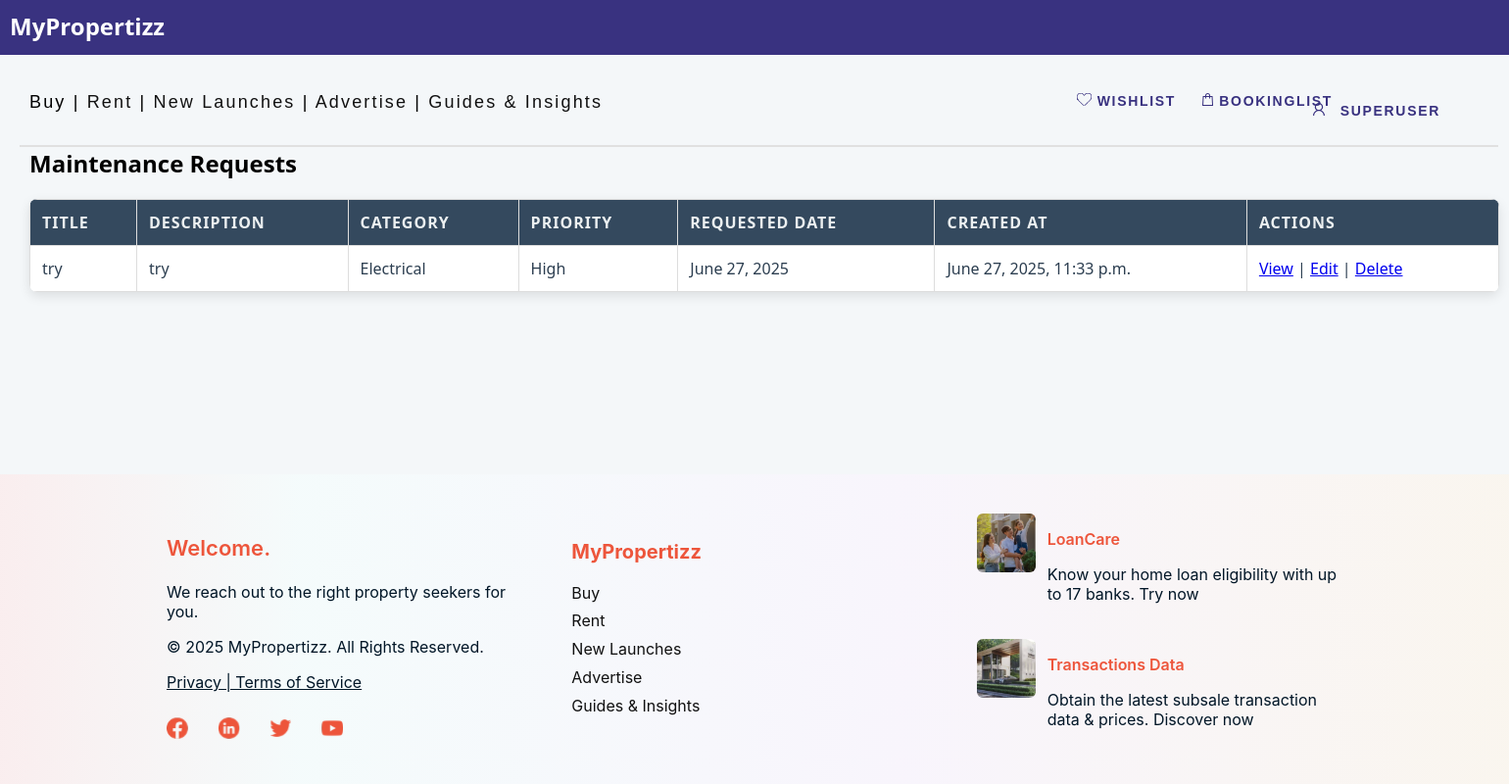
Page /maintenance/requests/ (signed in) on the committed database.
### maintenance/models.py (models this page shows, shortened)
class MaintenanceRequest(models.Model):
    CATEGORY_CHOICES = [
        ('Electrical', 'Electrical'),
        ('Plumbing', 'Plumbing'),
        ('HVAC', 'HVAC'),
        ('General Maintenance', 'General Maintenance'),
    ]
    PRIORITY_CHOICES = [
        ('High', 'High'),
        ('Medium', 'Medium'),
        ('Low', 'Low'),
    ]
    title = models.CharField(max_length=100)
    description = models.TextField()
    category = models.CharField(max_length=50, choices=CATEGORY_CHOICES)
    priority = models.CharField(max_length=50, choices=PRIORITY_CHOICES)
    requested_date = models.DateField()
    attachment = models.FileField(upload_to='maintenance_attachments/', null=True, blank=True)
    created_by = models.ForeignKey(User, on_delete=models.CASCADE)
    created_at = models.DateTimeField(auto_now_add=True)  # Only use auto_now_add

### maintenance/views.py (the view)
# urls.py: path('requests/', views.view_requests, name='view_requests'),
def view_requests(request):
    requests = MaintenanceRequest.objects.all().order_by('-created_at')
    return render(request, 'maintenance/view_requests.html', {'requests': requests})

### maintenance/maintenance/templates/maintenance/view_requests.html (shortened to what this page needs)
{% load static %}
<!DOCTYPE html>
<html lang="en">
<head>
    <link rel="stylesheet" href="{% static 'css/style.css' %}">
    <link rel="stylesheet" href="{% static 'main/style.css' %}">
</head>
<body>
    {% include 'header.html' %}
<div class="layout-wrapper">
    <main class="layout-content">
    <div class="container">
    <h2>Maintenance Requests</h2>
    <table>
        <thead>
            <tr>
                <th>Title</th>
                <th>Description</th>
                <th>Category</th>
                <th>Priority</th>
                <th>Requested Date</th>
                <th>Created At</th>
                <th>Actions</th>
            </tr>
        </thead>
        <tbody>
            {% for request in requests %}
                <tr>
                    <td>{{ request.title }}</td>
                    <td>{{ request.description }}</td>
                    <td>{{ request.category }}</td>
                    <td>{{ request.priority }}</td>
                    <td>{{ request.requested_date }}</td>
                    <td>{{ request.created_at }}</td>
                    <td>
                        <a href="#">View</a> | <a href="#">Edit</a> | <a href="#">Delete</a>
                    </td>
                </tr>
            {% endfor %}
        </tbody>
    </table>
    </div>
    </main>
    {% include 'footer.html' %}
</div>
</body>
</html>

### main/templates/header.html (shortened to what this page needs)
{% load static %}
<link rel="stylesheet" href="{% static 'css/saved_property.css' %}">
<div class="frame-229">
  <div class="rectangle-645">
    <span style="color: white; font-size: 24px; font-weight: bold; margin: 10px; position: absolute;">MyPropertizz</span>
</div>
  <a href="{% url 'booking_list' %}" style="text-decoration:none">
    <div class="bookinglist">
      <img src="{% static 'images/vector1.svg' %}" alt="Booking Icon" />
      BookingList
    </div>
  </a>
  <div class="account">
    <img src="{% static 'images/vector2.svg' %}" alt="Account Icon" />
    {% if user.is_authenticated %}
      <div class="dropdown">
        <button class="dropbtn" onclick="toggleDropdown(event)">{{ user.username }}</button>
      </div>
    {% else %}
      <a href="{% url 'login' %}" style="margin-top:3px; display:inline-block;padding:6px 10px 15px 10px;">Account</a>
    {% endif %}
  </div>
  <a href="{% url 'saved_properties' %}" style="text-decoration:none">
    <div class="wishlist">
      <img src="{% static 'images/vector3.svg' %}" alt="Wishlist Icon" />
      Wishlist
    </div>
  </a>
  <div class="rectangle-7"></div>
  <div class="buy-rent-new-launches-transations-advertise-guies-insights-events">
    <span>
      <a href="{% url 'proplistpage:property-list' %}" style="text-decoration:none; color:#000000;">Buy</a>
      |
      <a href="{% url 'rentlistpage:rent-list' %}" style="text-decoration:none; color: #111111;">Rent</a>
      |
      <a href="{% url 'proplistpage:new-launches' %}" style="text-decoration:none; color: #111111;">New Launches</a>
      |
      <a href="{% url 'proplistpage:advertise' %}" style="text-decoration:none; color: #111111;">Advertise</a>
      |
      <a href="{% url 'proplistpage:guides-insights' %}" style="text-decoration:none; color: #111111;">Guides & Insights</a>
    </span>
  </div>
</div>

### proplistpage/static/css/style.css (style rules this page uses)
body { margin: 0; padding: 0; overflow-x: hidden; }
.layout-wrapper { display: flex; flex-direction: column; min-height: 100vh; }
.layout-content { flex: 1; }
.frame-229 { width: 100%; height: 235px; position: absolute; left: 0px; top: 0px; }
.rectangle-645 { background: #393280; width: 100%; height: 56px; position: absolute; }
.rectangle-7 { background: #e0e0e0; width: 98%; height: 2px; position: absolute; left: 20px; top: 130px; transform-origin: 0 0; transform: rotate(0deg) scale(1, -1); }
.account { color: #393280; text-align: left; font-family: "Inter-SemiBold", sans-serif; font-size: 14px; letter-spacing: 0.12em; font-weight: 600; text-transform: uppercase; position: absolute; right: 20px; padding-top:12px; top: 85px; }
.dropdown { position: relative; display: inline-block; }
.dropbtn { background-color: transparent; border: none; cursor: pointer; color: #393280; text-align: left; font-family: "Inter-SemiBold", sans-serif; font-size: 14px; letter-spacing: 0.12em; font-weight: 600; text-transform: uppercase; padding: 10px 10px 10px 10px; }
.wishlist { color: #393280; text-align: left; font-family: "Inter-SemiBold", sans-serif; font-size: 14px; letter-spacing: 0.12em; font-weight: 600; text-transform: uppercase; position: absolute; right: 300px; top: 85px; padding: 20px 10px 20px 10px; cursor: pointer; }
.buy-rent-new-launches-transations-advertise-guies-insights-events { text-align: left; font-family: "-", sans-serif; font-size: 18px; letter-spacing: 0.12em; font-weight: 400; position: relative; top: 90px; left: 30px; }
.account { color: #393280; text-align: left; font-family: "Inter-SemiBold", sans-serif; font-size: 14px; letter-spacing: 0.12em; font-weight: 600; text-transform: uppercase; position: absolute; padding: 10px 10px 30000px 10px; z-index: 100; right: 20px; top: 100px; cursor: pointer; }
.wishlist { color: #393280; text-align: left; font-family: "Inter-SemiBold", sans-serif; font-size: 14px; letter-spacing: 0.12em; font-weight: 600; text-transform: uppercase; position: absolute; right: 300px; top: 109px; padding: 10px 10px 10px 10px; cursor: pointer; }
.rectangle-7 { background: #e0e0e0; width: 98%; height: 2px; position: absolute; left: 20px; top: 180px; transform-origin: 0 0; transform: rotate(0deg) scale(1, -1); }
.buy-rent-new-launches-transations-advertise-guies-insights-events { text-align: left; font-family: "-", sans-serif; font-size: 18px; letter-spacing: 0.12em; font-weight: 400; position: relative; top: 94px; left: 30px; }

### main/static/main/style.css (style rules this page uses)
body { font-family: 'Segoe UI', Tahoma, Geneva, Verdana, sans-serif; background-color: #f4f7f9; margin: 0; padding: 0; }
table { width: 80%; margin: auto; border-collapse: collapse; background-color: #ffffff; box-shadow: 0 4px 12px rgba(0, 0, 0, 0.1); border-radius: 8px; overflow: hidden; }
table th { background-color: #34495e; color: #ecf0f1; padding: 12px; text-transform: uppercase; letter-spacing: 1px; }
table td { padding: 12px; text-align: center; border-bottom: 1px solid #e1e4e8; color: #2c3e50; }
.frame-229 { width: 100%; height: 235px; position: absolute; left: 0px; top: 0px; }
.rectangle-645 { background: #393280; width: 100%; height: 56px; position: absolute; }
.rectangle-7 { background: #e0e0e0; width: 98%; height: 2px; position: absolute; left: 20px; top: 150px; transform-origin: 0 0; transform: rotate(0deg) scale(1, -1); }
.account { color: #393280; text-align: left; font-family: "Inter-SemiBold", sans-serif; font-size: 14px; letter-spacing: 0.12em; font-weight: 600; text-transform: uppercase; position: absolute; right: 50px; top: 85px; padding: 10px 10px 10px 10px; z-index: 100; }
.dropdown { position: relative; display: inline-block; }
.dropbtn { background-color: transparent; border: none; cursor: pointer; color: #393280; text-align: left; font-family: "Inter-SemiBold", sans-serif; font-size: 14px; letter-spacing: 0.12em; font-weight: 600; text-transform: uppercase; padding: 10px 10px 10px 10px; }
.wishlist { color: #393280; text-align: left; font-family: "Inter-SemiBold", sans-serif; font-size: 14px; letter-spacing: 0.12em; font-weight: 600; text-transform: uppercase; position: absolute; right: 330px; top: 85px; padding: 10px 10px 30px 10px; cursor: pointer; }
.bookinglist { color: #393280; text-align: left; font-family: "Inter-SemiBold", sans-serif; font-size: 14px; letter-spacing: 0.12em; font-weight: 600; text-transform: uppercase; position: absolute; right: 170px; top: 85px; padding: 10px 10px 30px 10px; cursor: pointer; }

### rows in the picture
MaintenanceRequest: title "try", description "try", category "Electrical", priority "High", requested_date "June 27, 2025", created_at "June 27, 2025, 11:33 p.m."

### other values in the picture
{{ user.username }} "SUPERUSER"
